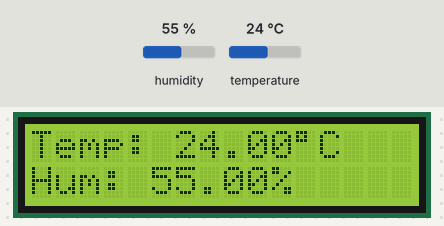
This program was run on a simulated Arduino Uno, built with avr-gcc and run on an emulated ATmega328P. Parts: 16×2 character LCD. Inputs (shaded band) come from the test bench; at power-on: humidity 55 %, temperature 24 °C. What the program prints to the serial monitor is not drawn.

Above: at 3.2 s.
3.3 s: humidity set to 22 %
At 5.1 s:
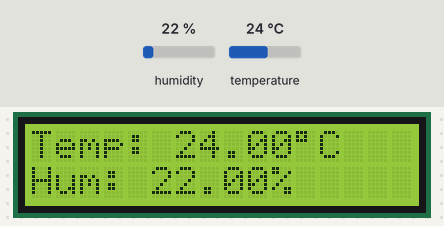
6.0 s: temperature set to 12 °C
At 7.1 s:
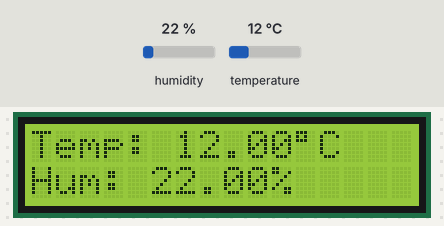
8.7 s: humidity set to 40 %
At 11.1 s:
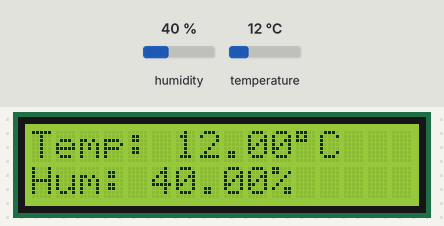
11.6 s: temperature set to 19 °C
At 13.1 s:
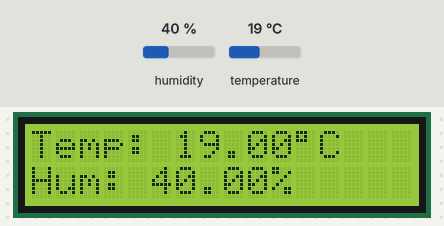
Timing chart, 0 to 14.6 s (numbered marks = the images above; inputs shaded):
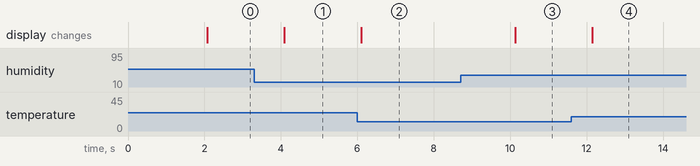

Measured:
- after the input at 3.3 s, the display: changes after 0.79 s (image 1)
- after the input at 6.0 s, the display: changes after 0.11 s (image 2)
- after the input at 8.7 s, the display: changes after 1.4 s (image 3)
- after the input at 11.6 s, the display: changes after 0.54 s (image 4)

The program:

main.cpp
```cpp
#include <Arduino.h>
#include <DHT.h>
#include <LiquidCrystal.h>

// Define pins
#define DHT_PIN 2          // DHT22 sensor connected to digital pin 2
#define DHT_TYPE DHT22     // DHT 22 (AM2302)

// Initialize DHT sensor
DHT dht(DHT_PIN, DHT_TYPE);

// Initialize the library with the numbers of the interface pins
// RS, Enable, D4, D5, D6, D7
LiquidCrystal lcd(12, 11, 5, 4, 3, 6);

void setup() {
  // Initialize serial communication
  Serial.begin(9600);

  // Initialize DHT sensor
  dht.begin();

  // Set up the LCD's number of columns and rows
  lcd.begin(16, 2);

  // Print initial message
  lcd.print("Initializing...");
  delay(2000);
  lcd.clear();
}

void loop() {
  // Read humidity and temperature from DHT22
  float humidity = dht.readHumidity();
  float temperature = dht.readTemperature(); // Celsius

  // Check if readings are valid
  if (isnan(humidity) || isnan(temperature)) {
    Serial.println("Failed to read from DHT sensor!");
    lcd.clear();
    lcd.setCursor(0, 0);
    lcd.print("Sensor Error!");
    delay(1000);
    return;
  }

  // Display temperature on LCD
  lcd.clear();
  lcd.setCursor(0, 0);
  lcd.print("Temp: ");
  lcd.print(temperature);
  lcd.print((char)223); // Degree symbol
  lcd.print("C");

  // Display humidity on LCD
  lcd.setCursor(0, 1);
  lcd.print("Hum: ");
  lcd.print(humidity);
  lcd.print("%");

  // Print to serial monitor as well
  Serial.print("Temperature: ");
  Serial.print(temperature);
  Serial.println(" °C");

  Serial.print("Humidity: ");
  Serial.print(humidity);
  Serial.println(" %");

  Serial.println();

  // Wait before next reading (DHT22 needs at least 2 seconds between readings)
  delay(2000);
}
```
